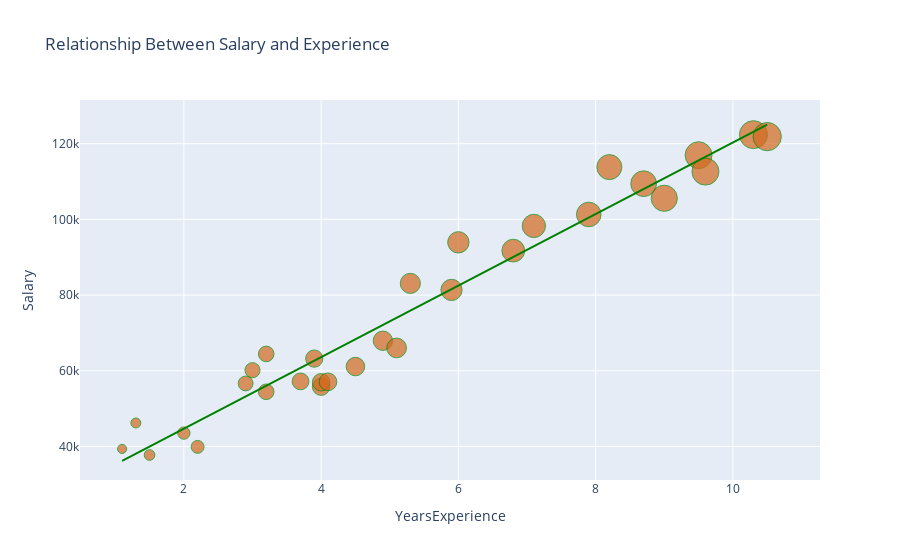

This figure's notebook cell:
### Code cell
# Let's have a look at the relatinship between salary and job experience of the people
fig = px.scatter(data,
                 x="YearsExperience",
                 y="Salary",
                 size="YearsExperience",
                 trendline="ols",
                 title="Relationship Between Salary and Experience")
fig.update_traces(marker=dict(color="chocolate"), line=dict(color="green"))
fig.show()

### Figure 1 — Plotly figure (JSON) as saved in the notebook; plotly's stock layout.template omitted (floating-point values rounded to 4 significant figures)
{"data": [{"hovertemplate": "YearsExperience=%{marker.size}<br>Salary=%{y}<extra></extra>", "legendgroup": "", "line": {"color": "green"}, "marker": {"color": "chocolate", "size": [1.1, 1.3, 1.5, 2, 2.2, 2.9, 3, 3.2, 3.2, 3.7, 3.9, 4, 4, 4.1, 4.5, 4.9, 5.1, 5.3, 5.9, 6, 6.8, 7.1, 7.9, 8.2, 8.7, 9, 9.5, 9.6, 10.3, 10.5], "sizemode": "area", "sizeref": 0.02625, "symbol": "circle"}, "mode": "markers", "name": "", "orientation": "v", "showlegend": false, "type": "scatter", "x": [1.1, 1.3, 1.5, 2, 2.2, 2.9, 3, 3.2, 3.2, 3.7, 3.9, 4, 4, 4.1, 4.5, 4.9, 5.1, 5.3, 5.9, 6, 6.8, 7.1, 7.9, 8.2, 8.7, 9, 9.5, 9.6, 10.3, 10.5], "xaxis": "x", "y": [39343, 46205, 37731, 43525, 39891, 56642, 60150, 54445, 64445, 57189, 63218, 55794, 56957, 57081, 61111, 67938, 66029, 83088, 81363, 93940, 91738, 98273, 101302, 113812, 109431, 105582, 116969, 112635, 122391, 121872], "yaxis": "y"}, {"hovertemplate": "<b>OLS trendline</b><br>Salary = 9449.96 * YearsExperience + 25792.2<br>R<sup>2</sup>=0.956957<br><br>YearsExperience=%{x}<br>Salary=%{y} <b>(trend)</b><extra></extra>", "legendgroup": "", "line": {"color": "green"}, "marker": {"color": "chocolate", "symbol": "circle"}, "mode": "lines", "name": "", "showlegend": false, "type": "scatter", "x": [1.1, 1.3, 1.5, 2, 2.2, 2.9, 3, 3.2, 3.2, 3.7, 3.9, 4, 4, 4.1, 4.5, 4.9, 5.1, 5.3, 5.9, 6, 6.8, 7.1, 7.9, 8.2, 8.7, 9, 9.5, 9.6, 10.3, 10.5], "xaxis": "x", "y": [36190.0, 38080.0, 39970.0, 44690.0, 46580.0, 53200.0, 54140.0, 56030.0, 56030.0, 60760.0, 62650.0, 63590.0, 63590.0, 64540.0, 68320.0, 72100.0, 73990.0, 75880.0, 81550.0, 82490.0, 90050.0, 92890.0, 100400.0, 103300.0, 108000.0, 110800.0, 115600.0, 116500.0, 123100.0, 125000.0], "yaxis": "y"}], "layout": {"legend": {"itemsizing": "constant", "tracegroupgap": 0}, "title": {"text": "Relationship Between Salary and Experience"}, "xaxis": {"anchor": "y", "domain": [0, 1], "title": {"text": "YearsExperience"}}, "yaxis": {"anchor": "x", "domain": [0, 1], "title": {"text": "Salary"}}}}
